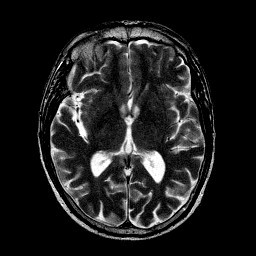
%> input picture Images/5(A).png, 256 x 256 px
$ octave main.m   (GNU Octave 9; MATLAB toolbox functions it lacks are replaced by stand-ins)
%> lines starting %> are read from the running program, lines starting %| are printed output that depends on the picture
clear all;
close all;
clc;

img1 = im2double(imread("Images\5(A).png"));
%> img1: size 256x256x3 double; min 0, max 1, mean 0.122
img2 = im2double(imread("Images\5(B).png"));
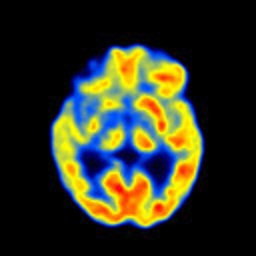
%> input picture Images/5(B).png, 256 x 256 px

% Base Layers extracted using Guided Filter
base_layer1 = imguidedfilter(img1);
base_layer2 = imguidedfilter(img2);

% Detail Layer
detail_layer1 = (img1 - base_layer1);
detail_layer2 = (img2 - base_layer2);

% Compute Laplacian Energy Maps
h = fspecial('laplacian', 0);  % Laplacian kernel
L1 = imfilter(detail_layer1, h, 'replicate');
L2 = imfilter(detail_layer2, h, 'replicate');
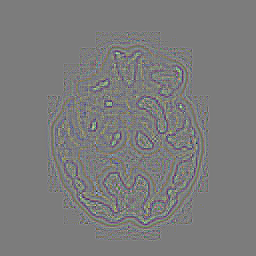
%> L2: size 256x256x3 double; mean R, G, B 1.22e-20, 1.61e-21, -3.9e-20; drawn with min black and max white

% Compute Weights Based on Laplacian Energy
w1 = abs(L1) ./ (abs(L1) + abs(L2) + eps);  % Normalize weights
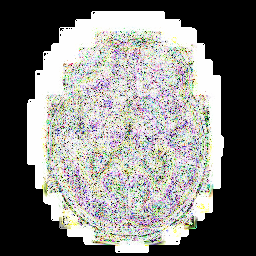
%> w1: size 256x256x3 double; mean R, G, B 0.5, 0.499, 0.488
w2 = 1 - w1;
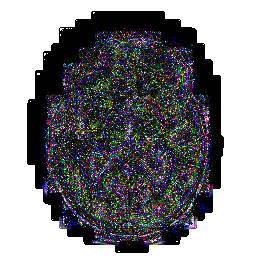
%> w2: size 256x256x3 double; mean R, G, B 0.5, 0.501, 0.512

% Fuse Detail Layers Using Weights
Fused_Detail = 5*(w1 .* detail_layer1 + w2 .* detail_layer2);
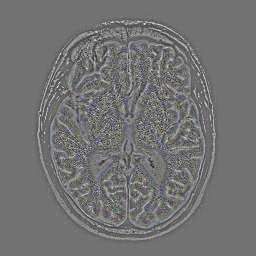
%> Fused_Detail: size 256x256x3 double; mean R, G, B 0.000606, 0.00106, 0.00118; drawn with min black and max white

%Fused Base Layers
Fused_Base = (base_layer1+base_layer2)/2;

Final_Image = Fused_Base + Fused_Detail;
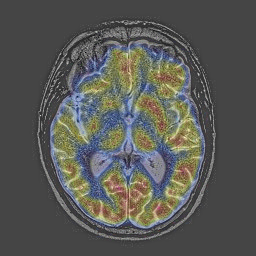
%> Final_Image: size 256x256x3 double; mean R, G, B 0.155, 0.16, 0.127; drawn with min black and max white

figure, imshow(img1, []), title("Image 1");
figure, imshow(img2, []), title("Image 2");
%figure, imshow(base_layer1), title("Base Layer 1");
%figure, imshow(base_layer2), title("Base Layer 2");
%figure, imshow(detail_layer1*15), title("Detail Layer 1");
%figure, imshow(detail_layer2*15), title("Detail Layer 2");
%figure, imshow(Fused_Base), title("Fused Base");
%figure, imshow(Fused_Detail*5), title("Fused Detail");
figure, imshow(Final_Image);
%> after `imshow(Final_Image)`:
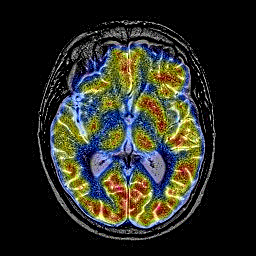
%> displayed picture: size 256x256x3, on the screen's scale of 0 to 255; mean R, G, B 42.1, 43.2, 35.3
